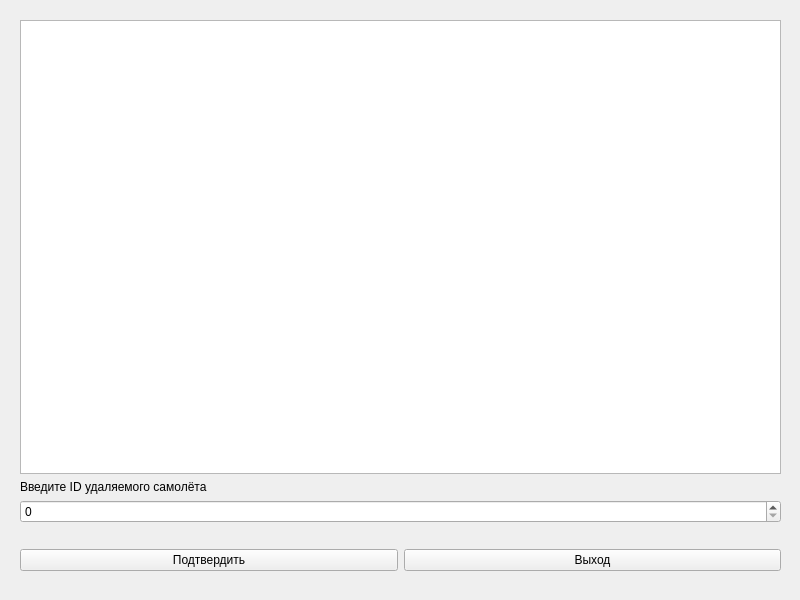
<?xml version="1.0" encoding="UTF-8"?>
<ui version="4.0">
 <class>admin_plane_deletion</class>
 <widget class="QWidget" name="admin_plane_deletion">
  <property name="geometry">
   <rect>
    <x>0</x>
    <y>0</y>
    <width>800</width>
    <height>600</height>
   </rect>
  </property>
  <property name="windowTitle">
   <string>Form</string>
  </property>
  <widget class="QWidget" name="verticalLayoutWidget">
   <property name="geometry">
    <rect>
     <x>20</x>
     <y>20</y>
     <width>761</width>
     <height>551</height>
    </rect>
   </property>
   <layout class="QVBoxLayout" name="verticalLayout">
    <item>
     <widget class="QTableView" name="table"/>
    </item>
    <item>
     <widget class="QLabel" name="label">
      <property name="text">
       <string>Введите ID удаляемого самолёта</string>
      </property>
     </widget>
    </item>
    <item>
     <widget class="QSpinBox" name="ID_input"/>
    </item>
    <item>
     <widget class="QLabel" name="err_field">
      <property name="text">
       <string/>
      </property>
     </widget>
    </item>
    <item>
     <layout class="QHBoxLayout" name="horizontalLayout">
      <item>
       <widget class="QPushButton" name="accept">
        <property name="text">
         <string>Подтвердить</string>
        </property>
       </widget>
      </item>
      <item>
       <widget class="QPushButton" name="exit">
        <property name="text">
         <string>Выход</string>
        </property>
       </widget>
      </item>
     </layout>
    </item>
   </layout>
  </widget>
 </widget>
 <resources/>
 <connections/>
</ui>
